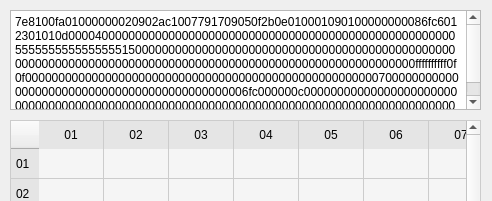
<?xml version="1.0" encoding="UTF-8"?>
<ui version="4.0">
 <class>Widget</class>
 <widget class="QWidget" name="Widget">
  <property name="geometry">
   <rect>
    <x>0</x>
    <y>0</y>
    <width>492</width>
    <height>201</height>
   </rect>
  </property>
  <property name="windowTitle">
   <string>dataParser</string>
  </property>
  <widget class="QTextEdit" name="textEdit">
   <property name="geometry">
    <rect>
     <x>10</x>
     <y>10</y>
     <width>471</width>
     <height>100</height>
    </rect>
   </property>
   <property name="sizePolicy">
    <sizepolicy hsizetype="Expanding" vsizetype="Fixed">
     <horstretch>0</horstretch>
     <verstretch>0</verstretch>
    </sizepolicy>
   </property>
   <property name="minimumSize">
    <size>
     <width>0</width>
     <height>100</height>
    </size>
   </property>
   <property name="maximumSize">
    <size>
     <width>16777215</width>
     <height>100</height>
    </size>
   </property>
   <property name="html">
    <string>&lt;!DOCTYPE HTML PUBLIC &quot;-//W3C//DTD HTML 4.0//EN&quot; &quot;http://www.w3.org/TR/REC-html40/strict.dtd&quot;&gt;
&lt;html&gt;&lt;head&gt;&lt;meta name=&quot;qrichtext&quot; content=&quot;1&quot; /&gt;&lt;style type=&quot;text/css&quot;&gt;
p, li { white-space: pre-wrap; }
&lt;/style&gt;&lt;/head&gt;&lt;body style=&quot; font-family:'SimSun'; font-size:9pt; font-weight:400; font-style:normal;&quot;&gt;
&lt;p style=&quot; margin-top:0px; margin-bottom:0px; margin-left:0px; margin-right:0px; -qt-block-indent:0; text-indent:0px;&quot;&gt;7e8100fa01000000020902ac1007791709050f2b0e010001090100000000086fc6012301010d0000400000000000000000000000000000000000000000000000000000555555555555555515000000000000000000000000000000000000000000000000000000000000000000000000000000000000000000000000000000000000ffffffffff0f0f0000000000000000000000000000000000000000000000000000070000000000000000000000000000000000000000000006fc000000c00000000000000000000000000000000000000000000000000000000000000000000000000000000000000000000000000000000000000000000000000cfe&lt;/p&gt;&lt;/body&gt;&lt;/html&gt;</string>
   </property>
  </widget>
  <widget class="QTableWidget" name="tableWidget">
   <property name="geometry">
    <rect>
     <x>10</x>
     <y>120</y>
     <width>471</width>
     <height>189</height>
    </rect>
   </property>
   <property name="styleSheet">
    <string notr="true">QTableWidget {
    background-color: #f5f5f5;
    border: 1px solid #ccc;
    selection-background-color: #b3d4fc;
    selection-color: #000;
}

QTableWidget::item {
    padding: 5px;
}

QTableWidget::item:selected {
    background-color: #82aaff;
    color: #fff;
}

QTableWidget::item:focus {
    background-color: #b3d4fc;
    color: #000;
}

QTableWidget::header {
    background-color: #e5e5e5;
    border: none;
    border-bottom: 1px solid #ccc;
    font-weight: bold;
    padding: 5px;
}

QTableWidget QHeaderView::section:horizontal {
    background-color: #e5e5e5;
    border: none;
    border-right: 1px solid #ccc;
    padding: 5px;
}

QTableWidget QHeaderView::section:vertical {
    background-color: #e5e5e5;
    border: none;
    border-bottom: 1px solid #ccc;
    padding: 5px;
}

QTableWidget::horizontalScrollBar {
    background-color: #f5f5f5;
    height: 10px;
}

QTableWidget::horizontalScrollBar::handle {
    background-color: #ccc;
    border-radius: 5px;
}

QTableWidget::verticalScrollBar {
    background-color: #f5f5f5;
    width: 10px;
}

QTableWidget::verticalScrollBar::handle {
    background-color: #ccc;
    border-radius: 5px;
}</string>
   </property>
   <attribute name="horizontalHeaderDefaultSectionSize">
    <number>65</number>
   </attribute>
   <row>
    <property name="text">
     <string>01</string>
    </property>
   </row>
   <row>
    <property name="text">
     <string>02</string>
    </property>
   </row>
   <row>
    <property name="text">
     <string>03</string>
    </property>
   </row>
   <row>
    <property name="text">
     <string>04</string>
    </property>
   </row>
   <row>
    <property name="text">
     <string>05</string>
    </property>
   </row>
   <row>
    <property name="text">
     <string>06</string>
    </property>
   </row>
   <row>
    <property name="text">
     <string>07</string>
    </property>
   </row>
   <column>
    <property name="text">
     <string>01</string>
    </property>
   </column>
   <column>
    <property name="text">
     <string>02</string>
    </property>
   </column>
   <column>
    <property name="text">
     <string>03</string>
    </property>
   </column>
   <column>
    <property name="text">
     <string>04</string>
    </property>
   </column>
   <column>
    <property name="text">
     <string>05</string>
    </property>
   </column>
   <column>
    <property name="text">
     <string>06</string>
    </property>
   </column>
   <column>
    <property name="text">
     <string>07</string>
    </property>
   </column>
   <column>
    <property name="text">
     <string>08</string>
    </property>
   </column>
   <column>
    <property name="text">
     <string>09</string>
    </property>
   </column>
   <column>
    <property name="text">
     <string>10</string>
    </property>
   </column>
  </widget>
 </widget>
 <layoutdefault spacing="6" margin="11"/>
 <resources/>
 <connections/>
</ui>
